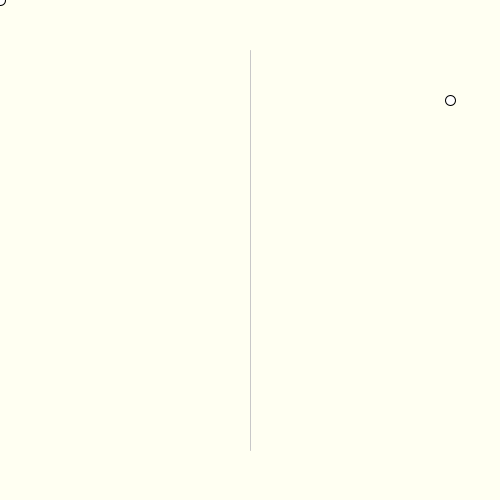
Frame 1 (no input)
Frame 60 (the mouse pressed at the canvas centre just before this capture): identical to frame 1, image omitted
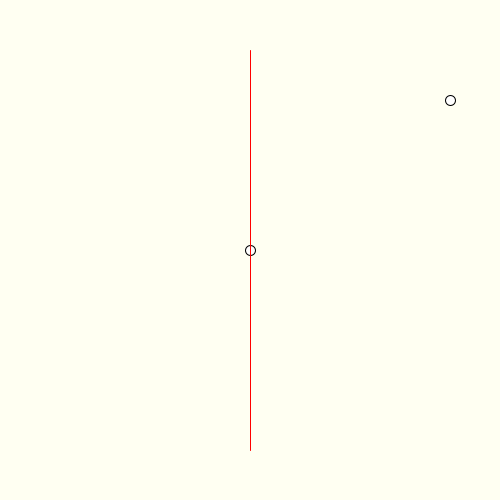
Frame 120 (the mouse held since frame 60 and released just before this capture)

The Processing sketch that drew these frames (run headless with seeded random() and noise(); from frame 60 on, the mouse is pressed at the canvas centre):

// Processing sketch: type5_sketch_240423b
// ── type5_sketch_240423b.pde
// Step02 2點得直線方程式，另外2點是控制點(代入方程式，看是否同向)
// Step02-1 2點得直線方程式
// 兩點的直線方程式 (y – y1)/(x – x1) = (y2 – y1)/(x2 – x1)
// 變數(x,y) 在線上，兩端點是常數(x1,y1) (x2,y2)
// (x,y) - (x1,y1) ~= (x2,y2) - (x1,y1) 斜率相同
// (y-y1) / (x-x1) == (y2-y1) / (x2-x1)
// (y-y1) * (x2-x1) == (y2-y1) * (x-x1) ==> ax + by + c = 0
// (y-y1) * (x2-x1) - (y2-y1) * (x-x1) == 0
//  -(y2-y1) * x  +  (x2-x1) * y  +  -y1 * (x2-x1) + x1 * (y2-y1) == 0
PVector [] p = new PVector[4];
boolean checkType5(PVector [] p){
  float x1 = p[0].x, y1 = p[0].y;
  float x2 = p[1].x, y2 = p[1].y;
  float a = -(y2-y1), b = (x2-x1), c = -y1 * (x2-x1) + x1 *  (y2-y1);
  // Step02-2 另外2點是控制點(代入方程式，看是否同向)
  return (a * p[2].x + b * p[2].y + c) * (a * p[3].x + b * p[3].y + c) >= 0;
}

void setup(){
  size(500 ,500);
  p[0] = new PVector(250, 50);
  p[1] = new PVector(250,450);
  p[2] = new PVector(450, 100);
  p[3] = new PVector(0 ,0);
}

void draw(){
  background(#FFFFF2);
  p[3].x = mouseX;
  p[3].y = mouseY;
  stroke(0);
  ellipse(p[2].x, p[2].y, 10, 10); //兩個點 固定點
  ellipse(p[3].x, p[3].y, 10, 10); //兩個點 移動點
  if(checkType5(p)) stroke(255,0,0); // 同向，就線線
  else stroke(200); // 不同向，就不要畫，用淡淡的灰線
  line(p[0].x, p[0].y, p[1].x, p[1].y); // Line Type 5: Optional Line
}
